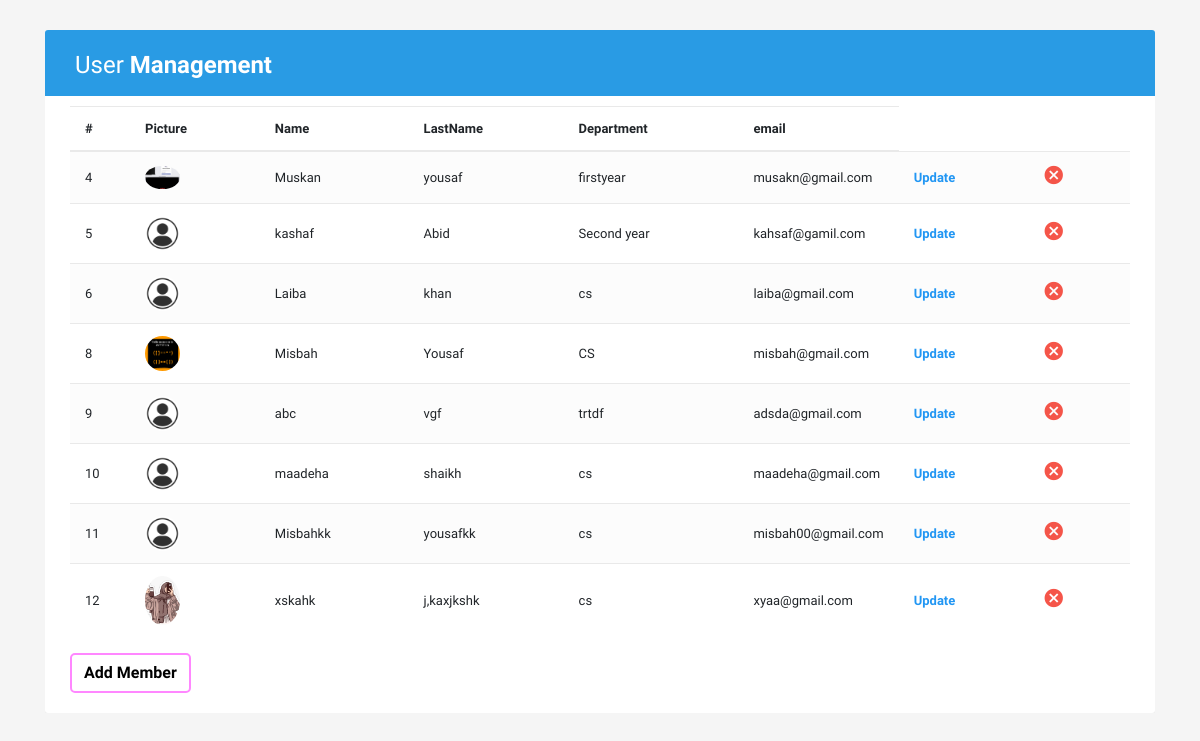
The page / on the database its author committed.
### app/models.py (models this page shows)
class Member(models.Model):
    firstname = models.CharField(max_length=255)
    lastname = models.CharField(max_length=255)
    department = models.CharField(max_length=255)
    email = models.EmailField(unique=True)
    profile_img = models.ImageField(upload_to='static/image/',null=True,blank=True)

### app/views.py (the view)
# urls.py: path('', views.index, name='index'),
def index(request):
    mem = Member.objects.all()
    return render(request, 'index.html',{'mem':mem})

### app/templates/index.html (shortened to what this page needs)
<!DOCTYPE html>
<html lang="en">
<head>
<link rel="stylesheet" href="https://stackpath.bootstrapcdn.com/bootstrap/4.5.0/css/bootstrap.min.css">
<link rel="stylesheet" href="https://maxcdn.bootstrapcdn.com/font-awesome/4.7.0/css/font-awesome.min.css">
{% load static %}
<link rel="stylesheet" href="{% static 'style/style.css' %}">
</head>
<body>
    <div class="container-xl">
        <div class="table-responsive">
            <div class="table-wrapper">
                <div class="table-title">
                    <div class="row">
                        <div class="col-sm-5">
                            <h2>User <b>Management</b></h2>
                        </div>
                    </div>
                </div>
                <table class="table table-striped table-hover">
                    <thead>
                        <tr>
                            <th>#</th>
                            <th>Picture</th>
                            <th>Name</th>
                            <th>LastName</th>
                            <th>Department</th>
                            <th>email</th>
                        </tr>
                    </thead>
                    <tbody>
                       {% for x in mem %}
                        <tr>
                            <td>{{x.id}}</td>
                           <td>
                            {% if x.profile_img %}
                                 <a href="#"><img src="{{ x.profile_img.url }}" class="avatar" alt="Avatar" style='width: 35px;'>  </a>
                            {% else %}
                            <a href="#"><img src="{% static 'image\user_icon.jpg' %}" class="avatar" alt="Avatar" style='width: 35px;'>  </a>
                            {% endif %}
                        </td>
                            <td>{{x.firstname}}</td>
                            <td>{{x.lastname}}</td>
                            <td>{{x.department}}</td>
                            <td>{{x.email}}</td>
                            <td>
                                <a href="{%url 'update' x.id %}" class="settings" title="update" data-toggle="tooltip">Update</a>
                            </td>
                            <td>
                                <a href="delete/{{x.id}}" class="delete" title="Delete" data-toggle="tooltip"><i class="material-icons">&#xE5C9;</i></a>
                            </td>
                        </tr>
                        {% endfor %}
                    </tbody>
                </table>
                <a href="{% url 'add' %}" class="add-member"><button class="btn">Add Member</button></a>
            </div>
        </div>
    </div>
</body>
</html>

### static/style/style.css (style rules this page uses)
body { color: #566787; background: #f5f5f5; font-family: 'Varela Round', sans-serif; font-size: 13px; }
.table-responsive { margin: 30px 0; }
.table-wrapper { min-width: 1000px; background: #fff; padding: 20px 25px; border-radius: 3px; box-shadow: 0 1px 1px rgba(0,0,0,.05); }
.table-title { padding-bottom: 15px; background: #299be4; color: #fff; padding: 16px 30px; margin: -20px -25px 10px; border-radius: 3px 3px 0 0; }
.table-title h2 { margin: 5px 0 0; font-size: 24px; }
table.table tr th, table.table tr td { border-color: #e9e9e9; padding: 12px 15px; vertical-align: middle; }
table.table tr th:first-child { width: 60px; }
table.table tr th:last-child { width: 100px; }
table.table-striped tbody tr:nth-of-type(odd) { background-color: #fcfcfc; }
table.table td:last-child i { opacity: 0.9; font-size: 22px; margin: 0 5px; }
table.table td a { font-weight: bold; color: #566787; display: inline-block; text-decoration: none; }
table.table td a.settings { color: #2196F3; }
table.table td a.delete { color: #F44336; }
table.table td i { font-size: 19px; }
table.table .avatar { border-radius: 50%; vertical-align: middle; margin-right: 10px; }
.add-member { color: blue; }
.btn { border: 2px solid rgb(255, 135, 255); border-radius: 5px; color: black; font-weight: 700; }

### rows shown on the page
Member: id "4", profile_img (picture), firstname "Muskan", lastname "yousaf", department "firstyear", email "musakn@gmail.com"
Member: id "5", profile_img (picture), firstname "kashaf", lastname "Abid", department "Second year", email "kahsaf@gamil.com"
Member: id "6", profile_img (picture), firstname "Laiba", lastname "khan", department "cs", email "laiba@gmail.com"
Member: id "8", profile_img (picture), firstname "Misbah", lastname "Yousaf", department "CS", email "misbah@gmail.com"
Member: id "9", firstname "abc", lastname "vgf", department "trtdf", email "adsda@gmail.com"
Member: id "10", firstname "maadeha", lastname "shaikh", department "cs", email "maadeha@gmail.com"
Member: id "11", profile_img (picture), firstname "Misbahkk", lastname "yousafkk", department "cs", email "misbah00@gmail.com"
Member: id "12", profile_img (picture), firstname "xskahk", lastname "j,kaxjkshk", department "cs", email "xyaa@gmail.com"
